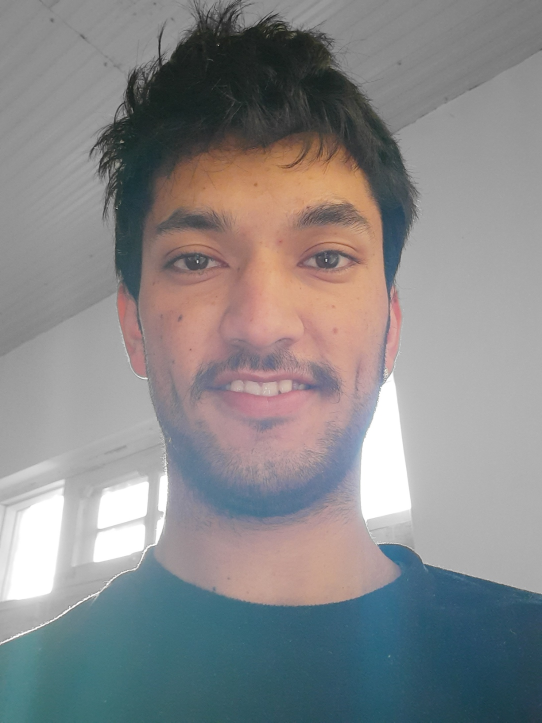
#> input picture RealPeople/Aditya/20220110_080130.JPG, 1084 x 1445 px (shown at 1/2 size); its folder holds only this picture in this run
$ python train_age_gender.py
#> lines starting #> are read from the running program, lines starting #| are printed output that depends on the picture
import os
import cv2
import cv2.data
import numpy as np

face_detector = cv2.CascadeClassifier(cv2.data.haarcascades + 'haarcascade_frontalface_default.xml')

# --- IMPROVED PATH HANDLING AND DYNAMIC REALPEOPLE LIST ---
script_dir = os.path.dirname(__file__)
path = os.path.join(script_dir, "RealPeople")

RealPeople = []
if os.path.exists(path):
    for f_name in os.listdir(path):
        full_path = os.path.join(path, f_name)
        if os.path.isdir(full_path):
            RealPeople.append(f_name)
    RealPeople.sort()
    print(f"Discovered {len(RealPeople)} people for training: {RealPeople}")
else:
    print(f"Error: 'RealPeople' directory not found at '{path}'. Please create it and add subfolders with images of people.")
    exit()

labels = []
features = []

print("Starting face data collection for training...")

if not RealPeople:
    print("No subfolders found in 'RealPeople' directory. No data to train on.")
else:
    for person_name in RealPeople:
        person_images_path = os.path.join(path, person_name)

        if not os.path.exists(person_images_path):
            print(f"Warning: Directory for '{person_name}' not found at '{person_images_path}'. Skipping.")
            continue

        label = RealPeople.index(person_name)

        print(f"Processing images for: {person_name}")

        image_files = [f for f in os.listdir(person_images_path) if f.lower().endswith(('.png', '.jpg', '.jpeg', '.bmp', '.tiff'))]

        if not image_files:
            print(f"Warning: Directory for '{person_name}' at '{person_images_path}' is empty or contains no valid image files. Skipping.")
            continue

        if len(image_files) < 5:
            print(f"Notice: Only {len(image_files)} valid images found for '{person_name}'. More images generally lead to better training.")

        for img_name in image_files:
            img_path = os.path.join(person_images_path, img_name)

            try:
                im_cv = cv2.imread(img_path)
#> im_cv is the input picture: shape (1445, 1084, 3); mean B, G, R 137.2, 136.1, 136
                if im_cv is None:
                    print(f"Warning: Could not read image {img_path}. It might be corrupted or an invalid image file. Skipping.")
                    continue

                gray_scale = cv2.cvtColor(im_cv, cv2.COLOR_BGR2GRAY)
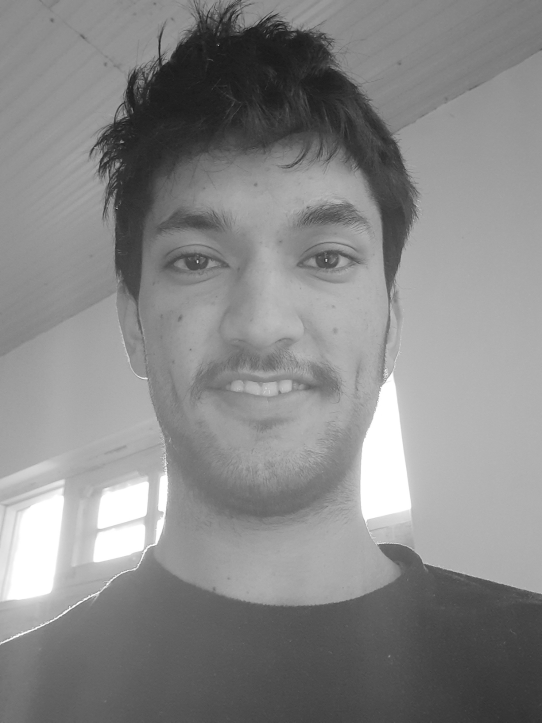
#> gray_scale: shape (1445, 1084) (shown at 1/2 size); min 10, max 255, mean 136.2

                roi = face_detector.detectMultiScale(gray_scale, scaleFactor=1.1, minNeighbors=5, minSize=(30, 30))
#> roi = [[207, 265, 647, 647]]

                if len(roi) == 0:
                    print(f"No faces found in {img_path}. Skipping.")
                    continue

                for x, y, w, h in roi:
                    face_roi = gray_scale[y:y + h, x:x + w]
                    face_resized = cv2.resize(face_roi, (100, 100))
                    features.append(face_resized)
                    labels.append(label)
                    break
#> this loop made 1 pass
#> pass 1, `face_roi = gray_scale[y:y + h, x:x + w]`:
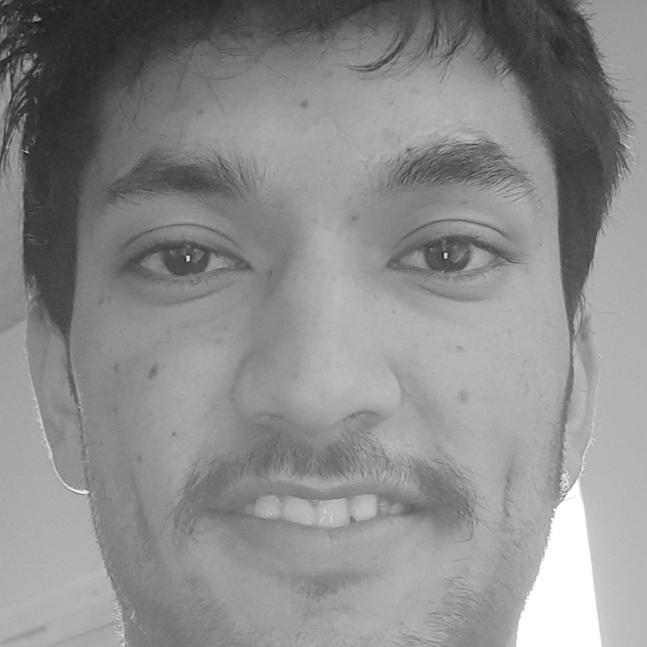
#> face_roi: shape (647, 647); min 11, max 255, mean 139.6
#> after the loop, features = 1 item; labels = [0]
            except Exception as e:
                print(f"Error reading or processing image: {img_path} - {e}")

if not features:
    print("No faces found in any images for training. Model cannot be trained.")
    print("Please ensure your 'RealPeople' subfolders contain valid images with detectable faces.")
else:
    numpy_features = np.array(features, dtype='uint8')
    label_array = np.array(labels, dtype='int')
#> label_array = [0]

    face_recognizer_model = cv2.face.LBPHFaceRecognizer_create()

    print(f"Training face recognition model with {len(features)} samples...")
#> (printed output is left out)
    face_recognizer_model.train(numpy_features, label_array)

    model_filename = "face_recognizer.yaml"
    face_recognizer_model.save(model_filename)
    print(f"Model Trained and saved as {model_filename}")

$ run again, on RealPeople/Aditya/20220110_173751.JPG
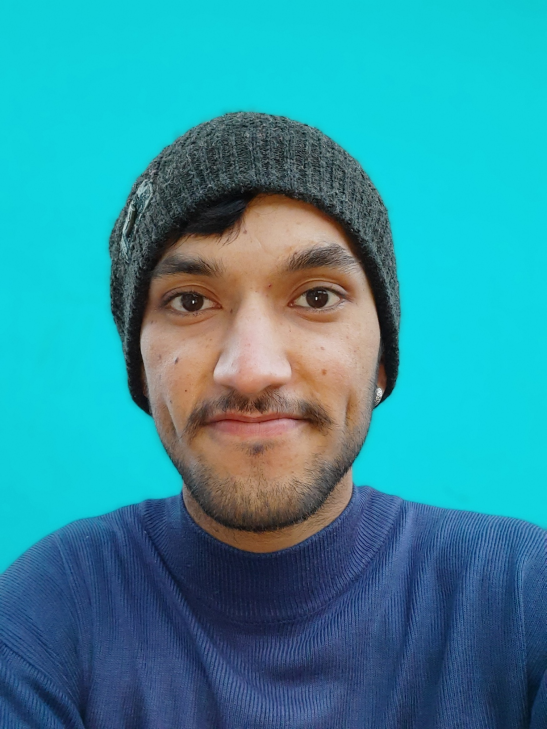
#> input picture RealPeople/Aditya/20220110_173751.JPG, 1093 x 1458 px (shown at 1/2 size)
#> im_cv is the input picture: shape (1458, 1093, 3); mean B, G, R 158.7, 144.2, 49.2
#> `gray_scale = cv2.cvtColor(im_cv, cv2.COLOR_BGR2GRAY)`:
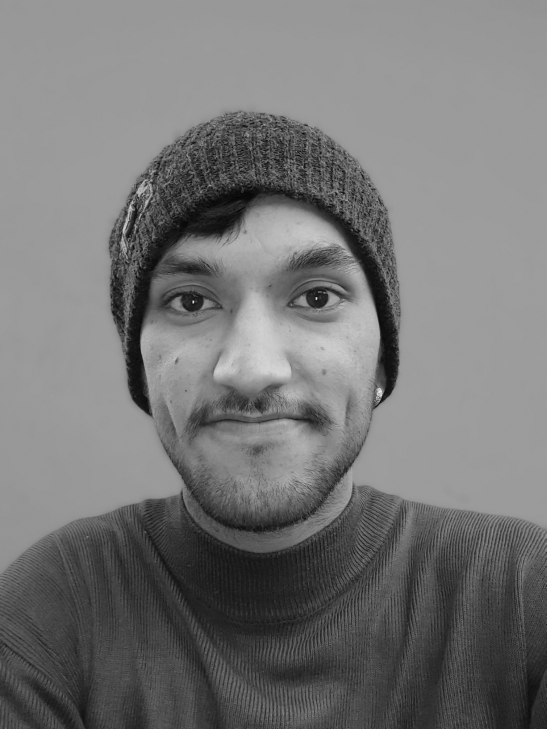
#> gray_scale: shape (1458, 1093) (shown at 1/2 size); min 1, max 250, mean 117.5
#> roi = [[193, 376, 625, 625]]
#> the loop `for x, y, w, h in roi:` made 1 pass
#> pass 1, `face_resized = cv2.resize(face_roi, (100, 100))`:
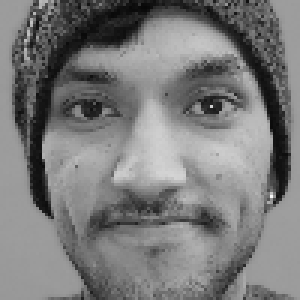
#> face_resized: shape (100, 100) (shown 3 times larger); min 7, max 246, mean 122.4
#> after the loop `for x, y, w, h in roi:`: features = 1 item; labels = [0]
#> (printed output is left out)

$ run again, on RealPeople/Aditya/20220310_144502.jpg
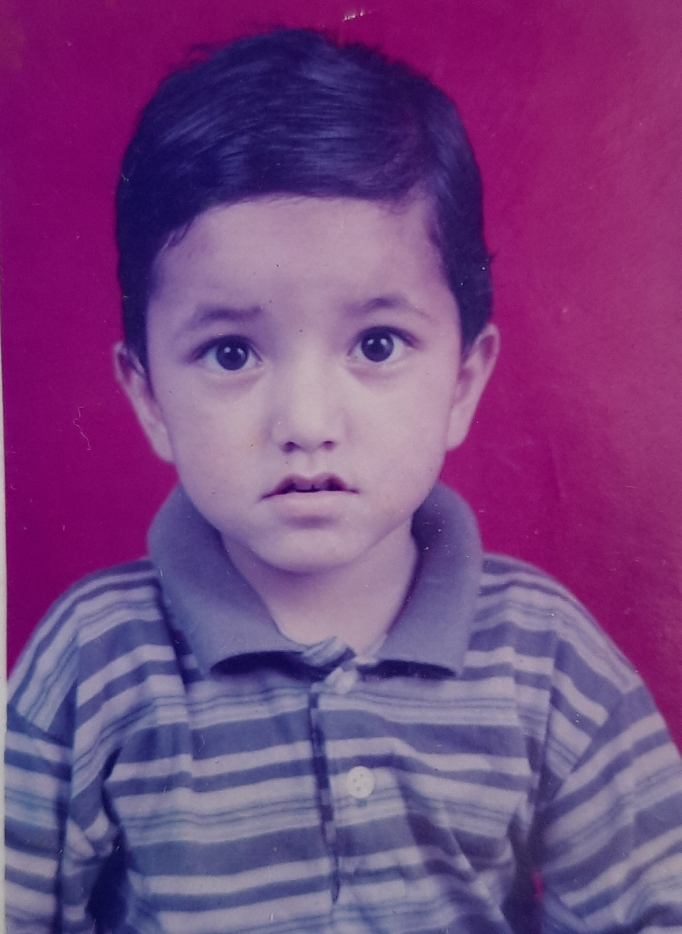
#> input picture RealPeople/Aditya/20220310_144502.jpg, 1363 x 1868 px (shown at 1/2 size)
#> im_cv is the input picture: shape (1868, 1363, 3); mean B, G, R 127.5, 68.5, 119.4
#> `gray_scale = cv2.cvtColor(im_cv, cv2.COLOR_BGR2GRAY)`:
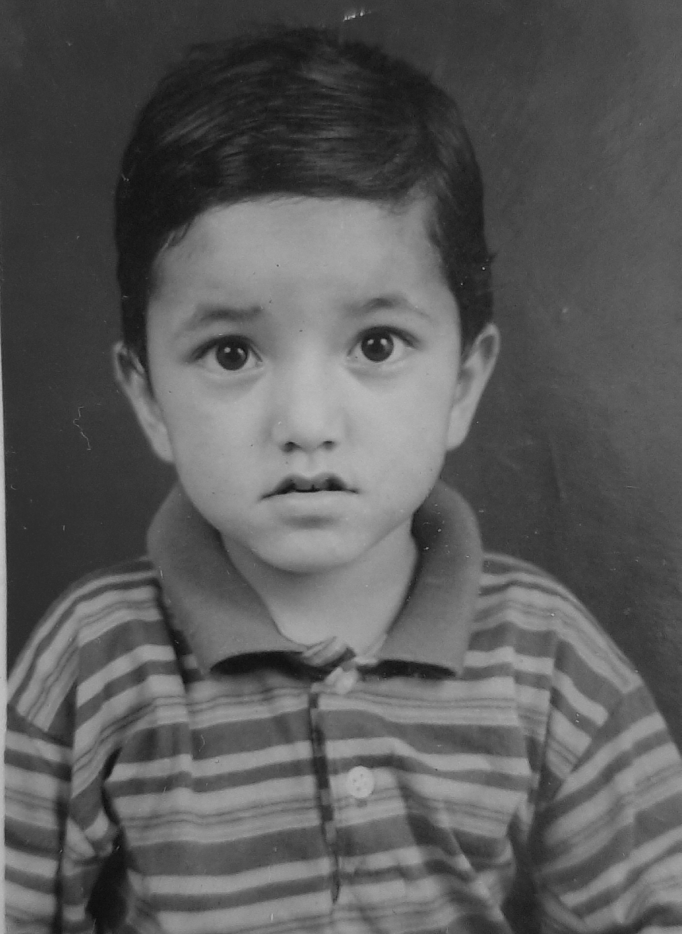
#> gray_scale: shape (1868, 1363) (shown at 1/2 size); min 7, max 199, mean 90.5
#> roi = [[210, 379, 810, 810]]
#> the loop `for x, y, w, h in roi:` made 1 pass
#> pass 1, `face_roi = gray_scale[y:y + h, x:x + w]`:
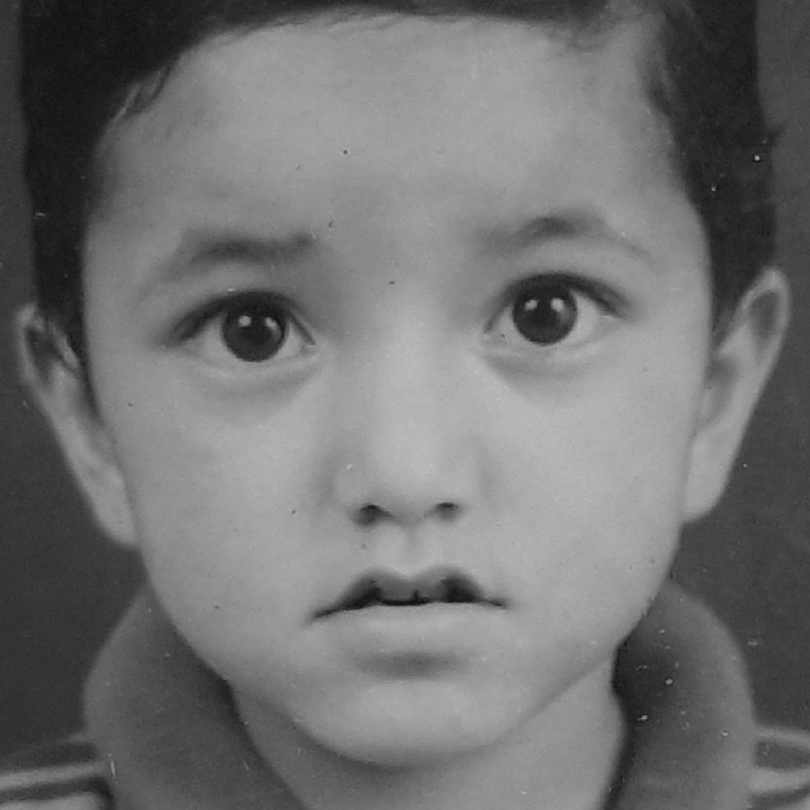
#> face_roi: shape (810, 810); min 14, max 190, mean 112.6
#> after the loop `for x, y, w, h in roi:`: features = 1 item; labels = [0]
#> (printed output is left out)
